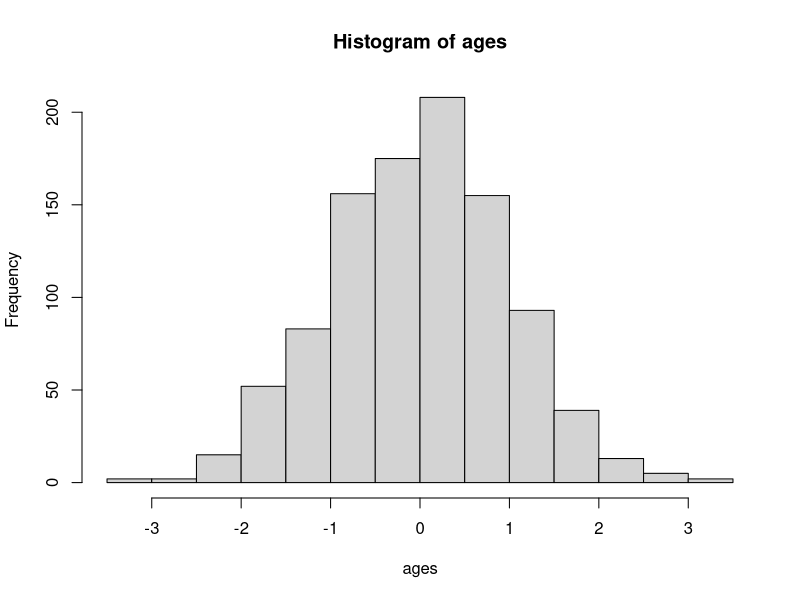
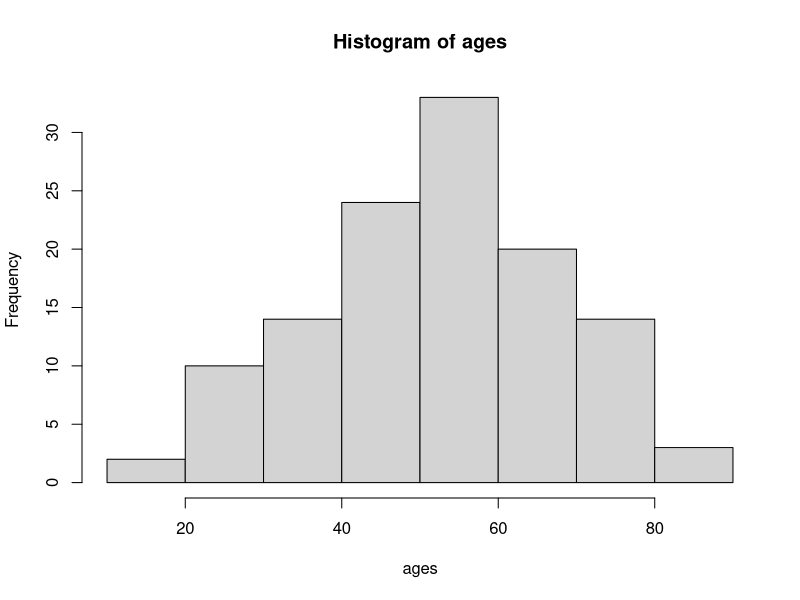
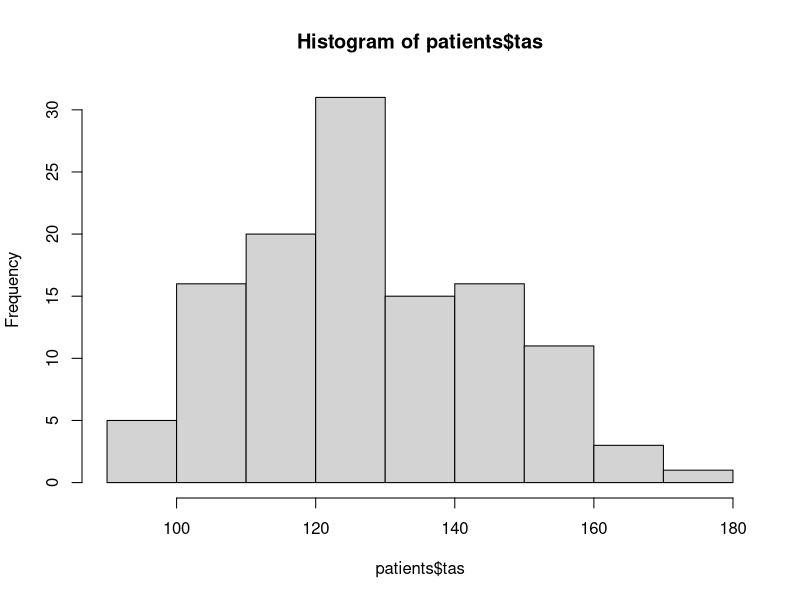

These figures' R source, in order: (Note: this script raises an error after producing the figures.)

# Ceci est un commentaire

age_patient <- 42
tas_moyenne <- 128

patients <- read.csv("data/patients.csv")

head(patients, 10)

nrow(patients)

# R travaille dans un répertoire fixe. On peut changer de repertoire via des comandes trouvable sur internet. 

round(x = 3.14159, digits = 3)


rnorm(n = 5, mean = 10, sd = 2)


# Voire ?rnorm pour la presentation d'une varaible aléatoire dansR. 


ages <- rnorm(1000, 0, 1)
mean(ages)
median(ages)
min(ages)
max(ages)
hist(ages)


head(patients, 2)
str(patients)
names(patients)

ages <- patients$age
mean(ages)
median(ages)
min(ages)
max(ages)
hist(ages)

hist(patients$tas)

hist(patients$sexe)

table(patients$sexe)


#################
# Exo part 1. 


sqrt(16)

age <- 42
taille <- 1.72
poids <- 74

imc = poids/taille^2

round(imc, digits=1)

sqrt(144)
help()


###############
# Exo 3

age <- c(19, 24, 31, 47, 63)

mean(age)
median(age)
min(age)
max(age)
length(age)

age <- age + 1
hist(age)

#### Exo 4

install.packages("ggplot2")


######## Partie 2. 

age <- c(34, 51, 68, 42)
sexe <- c("F", "M", "F", "F")
positif <- c(TRUE, FALSE, TRUE, TRUE)

length(age)
class(age)
str(age)

seq(from = 1, to = 10, by = 2)

rep(0, times = 5)

rep(c("A", "B"), times = 3)


cond = age > 50
age[cond]

x[!is.na(x)] # le ! veut dire l'inverse d'une condition. 


patients <- data.frame(
id = 1:3,
age = c(34, 51, 68),
sexe = c("F", "M", "F")
)


readr::read_csv("data/patients.csv")
